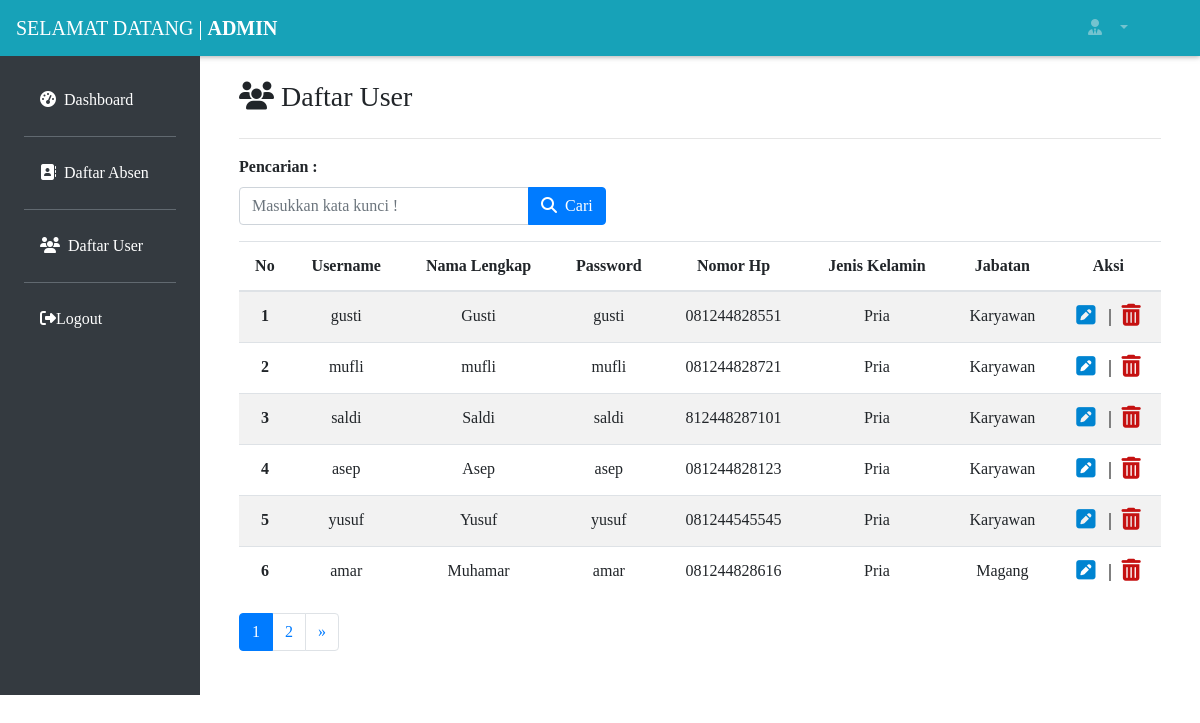
The page /index.php/dashboard/daftarUser on the database its author committed.
### tables this page shows
CREATE TABLE `karyawan` (
  `id` int(11) NOT NULL,
  `username` varchar(150) NOT NULL,
  `nama_lengkap` varchar(200) NOT NULL,
  `password` varchar(20) NOT NULL,
  `nohp` varchar(100) NOT NULL,
  `jkel` varchar(50) NOT NULL,
  `jabatan` varchar(150) NOT NULL,
  `tanggal` varchar(100) NOT NULL,
  `jam` varchar(100) NOT NULL,
  `hak_akses` int(11) NOT NULL
);

### index.php (called while the page is built, shortened)
<?php
require_once BASEPATH.'core/CodeIgniter.php';

### application/config/config.php (called while the page is built, shortened)
<?php
$config['base_url'] = 'http://localhost/absensi-karyawan/';
$config['index_page'] = 'index.php';
$config['uri_protocol']    = 'REQUEST_URI';
$config['url_suffix'] = '';
$config['language']    = 'english';
$config['charset'] = 'UTF-8';
$config['enable_hooks'] = FALSE;
$config['subclass_prefix'] = 'MY_';
$config['composer_autoload'] = "vendor/autoload.php";
$config['permitted_uri_chars'] = 'a-z 0-9~%.:_\-';
$config['enable_query_strings'] = FALSE;
$config['controller_trigger'] = 'c';
$config['function_trigger'] = 'm';
$config['directory_trigger'] = 'd';
$config['allow_get_array'] = TRUE;
$config['log_threshold'] = 0;
$config['log_path'] = '';
$config['log_file_extension'] = '';
$config['log_file_permissions'] = 0644;
$config['log_date_format'] = 'Y-m-d H:i:s';
$config['error_views_path'] = '';
$config['cache_path'] = '';
$config['cache_query_string'] = FALSE;
$config['encryption_key'] = '';
$config['sess_driver'] = 'files';
$config['sess_cookie_name'] = 'ci_session';
$config['sess_expiration'] = 7200;
$config['sess_save_path'] = NULL;
$config['sess_match_ip'] = FALSE;
$config['sess_time_to_update'] = 300;
$config['sess_regenerate_destroy'] = FALSE;
$config['cookie_prefix']    = '';
$config['cookie_domain']    = '';
$config['cookie_path']        = '/';
$config['cookie_secure']    = FALSE;
$config['cookie_httponly']     = FALSE;
$config['standardize_newlines'] = FALSE;
$config['global_xss_filtering'] = FALSE;
$config['csrf_protection'] = FALSE;
$config['csrf_token_name'] = 'csrf_test_name';
$config['csrf_cookie_name'] = 'csrf_cookie_name';
$config['csrf_expire'] = 7200;
$config['csrf_regenerate'] = TRUE;
$config['csrf_exclude_uris'] = array();
$config['compress_output'] = FALSE;
$config['time_reference'] = 'local';
$config['rewrite_short_tags'] = FALSE;
$config['proxy_ips'] = '';

### application/models/Karyawan_model.php (called while the page is built, shortened)
<?php
class Karyawan_model extends CI_Model
{
    public function getAllKaryawan($limit, $start)
    {
        $this->db->order_by('tanggal', 'DESC');
        $this->db->order_by('jam', 'DESC');
        return   $this->db->get('karyawan', $limit, $start)->result_array();
    }
}

### application/views/Dashboard/user.php (the view, shortened to what this page needs)
<div class="container">
    <h3 class="mb-4"><i class="fas fa-users"></i></i> Daftar User</h3>
    <hr>
    <div class="row">
        <div class="col-md-5">
            <form action="" method="post" class="mb-3">
                <label for=""><strong>Pencarian :</strong></label>
                <div class="input-group">
                    <input type="text" class="form-control" placeholder="Masukkan kata kunci !" name="cari_user">
                    <div class="input-group-append">
                        <button class="btn btn-primary" type="submit"><i class="fas fa-search pr-2"></i>Cari</button>
                    </div>
                </div>
            </form>
        </div>
    </div>
</div>
<div class="container">
    <table class="table table-striped text-center">
        <thead>
            <tr>
                <th scope="col">No</th>
                <th scope="col">Username</th>
                <th scope="col">Nama Lengkap</th>
                <th scope="col">Password</th>
                <th scope="col">Nomor Hp</th>
                <th scope="col">Jenis Kelamin</th>
                <th scope="col">Jabatan</th>
                <th scope="col">Aksi</th>
            </tr>
        </thead>
        <tbody>
            <?php foreach ($user as $a) : ?>
                <tr>
                    <th scope="row"><?= ++$start; ?></th>
                    <td><?= $a['username']; ?></td>
                    <td><?= $a['nama_lengkap']; ?></td>
                    <td><?= $a['password']; ?></td>
                    <td><?= $a['nohp']; ?></td>
                    <td><?= $a['jkel']; ?></td>
                    <td><?= $a['jabatan']; ?></td>
                    <td>
                        <a href="<?= base_url(); ?>dashedituser/<?= $a['id']; ?>" class="edit"><i class="fas fa-pen-square " style="font-size: 22px;"></i></a>
                        <span style="border-left: 2px solid gray; height: 400px; margin: 0 10px;"></span>
                        <a href="<?= base_url(); ?>dashhapususer/<?= $a['id']; ?>" class="hapus" onclick="return confirm('Yakin?');"><i class="fas fa-trash-alt" style="font-size: 22px; "></i></a>
                    </td>
                </tr>
            <?php endforeach; ?>
        </tbody>
    </table>
    <?= $this->pagination->create_links(); ?>
</div>

### css/stylee.css (style rules this page uses)
* { font-family: "poppins", "Yu Gothic UI", "calibri", "Microsoft Sans Serif"; }
.edit { color: rgb(0, 132, 209); transition: 0.2s; }
.hapus { transition: 0.2s; color: rgb(197, 17, 17); }

### rows shown on the page
karyawan: username "gusti", nama_lengkap "Gusti", password "gusti", nohp "081244828551", jkel "Pria", jabatan "Karyawan"
karyawan: username "mufli", nama_lengkap "mufli", password "mufli", nohp "081244828721", jkel "Pria", jabatan "Karyawan"
karyawan: username "saldi", nama_lengkap "Saldi", password "saldi", nohp "812448287101", jkel "Pria", jabatan "Karyawan"
karyawan: username "asep", nama_lengkap "Asep", password "asep", nohp "081244828123", jkel "Pria", jabatan "Karyawan"
karyawan: username "yusuf", nama_lengkap "Yusuf", password "yusuf", nohp "081244545545", jkel "Pria", jabatan "Karyawan"
karyawan: username "amar", nama_lengkap "Muhamar", password "amar", nohp "081244828616", jkel "Pria", jabatan "Magang"

### other values the page prints
$this->pagination->create_links() "1 2 »"
